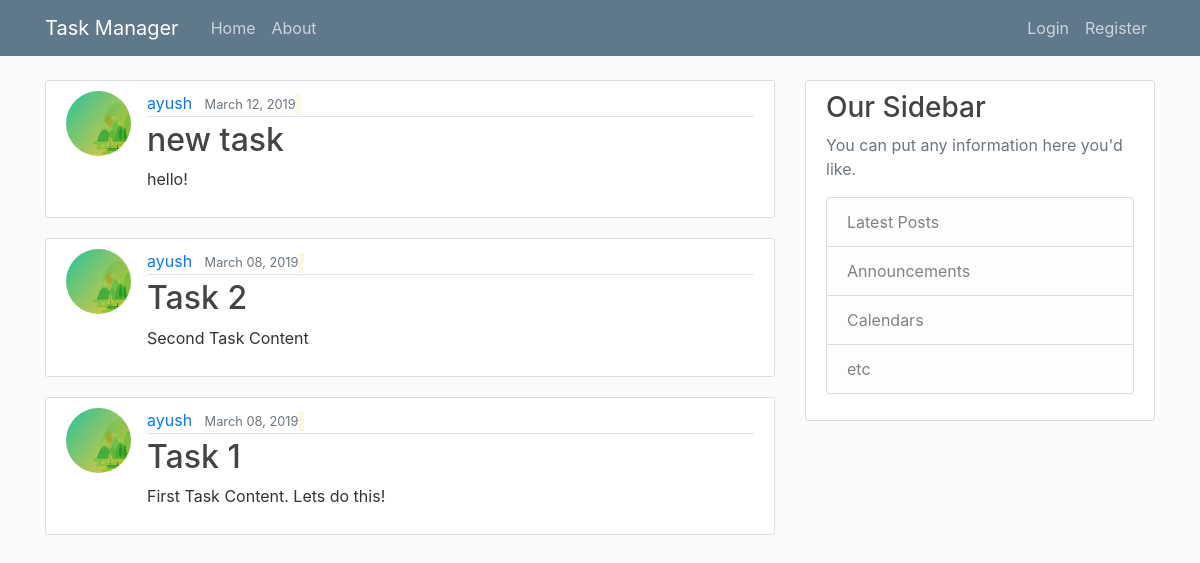
The app's page /, older data.
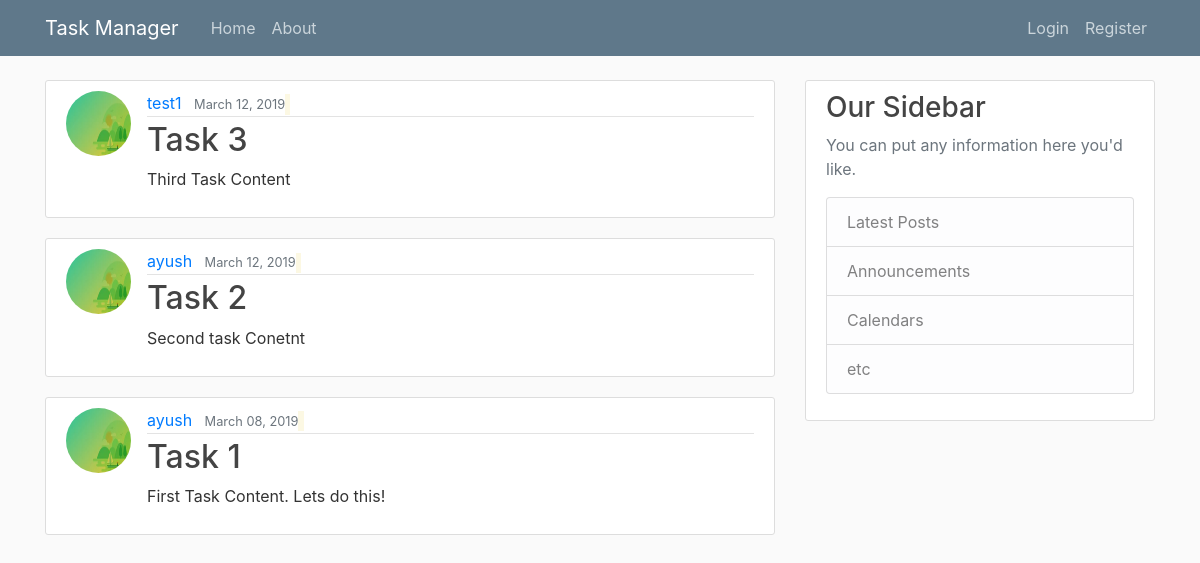
The same page, newer data.
### home/models.py (models this page shows, shortened)
class Task(models.Model):
	title = models.CharField(max_length=100)
	content = models.TextField()
	date_posted = models.DateTimeField(default=timezone.now)
	creator = models.ForeignKey(User, on_delete=models.CASCADE)
	STATUS_CHOICES = (
		('Planned','Planned'),
		('In Progress', 'In Progress'),
		('Done', 'Done'),
	)
	status= models.CharField(max_length=100, choices=STATUS_CHOICES, default='Planned')

### users/models.py (models this page shows, shortened)
class Profile(models.Model):
	user = models.OneToOneField(User, on_delete=models.CASCADE)
	image = models.ImageField(default='default.jpeg', upload_to='profile_pics')

### home/views.py (the view)
# urls.py: path('', TaskListView.as_view(), name =  'app-home'),
class TaskListView(ListView):
	model = Task
	template_name = 'home/home.html'
	context_object_name = 'tasks'
	ordering = ['-date_posted']

### home/templates/home/home.html
{% extends "home/base.html" %}
{% block content%}
	{% for task in tasks  %}
		<article class="media content-section">
			<img class="rounded-circle article-img" src="{{ task.creator.profile.image.url }}">
			 <div class="media-body">
			   <div class="article-metadata">
			     <a class="mr-2" href="#">{{ task.creator }}</a>
			     <small class="text-muted">{{ task.date_posted|date:"F d, Y"}}</small>
			     <small><mark>{{ object.status }}</mark></small>
			   </div>
			   <h2><a class="article-title" href="{% url 'task-detail' task.id %}">{{ task.title }}</a></h2>
			   <p class="article-content">{{ task.content }}</p>
			 </div>
		</article>
	{% endfor %}
{% endblock content %}

### home/templates/home/base.html (shortened to what this page needs)
{% load static %}
<!DOCTYPE html>
<html>
<head>
    <link rel="stylesheet" href="https://maxcdn.bootstrapcdn.com/bootstrap/4.0.0/css/bootstrap.min.css">
    <link rel="stylesheet" type="text/css" href="{% static 'home/main.css' %}">
</head>
<body>
	<header class="site-header">
	  <nav class="navbar navbar-expand-md navbar-dark bg-steel fixed-top">
	    <div class="container">
	      <a class="navbar-brand mr-4" href="{% url 'app-home' %}">Task Manager</a>
	      <div class="collapse navbar-collapse" id="navbarToggle">
	        <div class="navbar-nav mr-auto">
	          <a class="nav-item nav-link" href="{% url 'app-home' %}">Home</a>
	          <a class="nav-item nav-link" href="{% url 'app-about' %}">About</a>
	        </div>
	        <div class="navbar-nav">
	        	{% if user.is_authenticated %}
	        		<a class="nav-item nav-link" href="{% url 'task-create' %}">New Task</a>
	        		<a class="nav-item nav-link" href="{% url 'profile' %}">Profile</a>
	        		<a class="nav-item nav-link" href="{% url 'logout' %}">Logout</a>
	        	{% else %}
	        		<a class="nav-item nav-link" href="{% url 'login' %}">Login</a>
	          		<a class="nav-item nav-link" href="{% url 'register' %}">Register</a>
	        	{% endif %}
	        </div>
	      </div>
	    </div>
	  </nav>
	</header>
	<main role="main" class="container">
	  <div class="row">
	    <div class="col-md-8">
	      {% block content %}{% endblock %}
	    </div>
	    <div class="col-md-4">
	      <div class="content-section">
	        <h3>Our Sidebar</h3>
	        <p class='text-muted'>You can put any information here you'd like.
	          <ul class="list-group">
	            <li class="list-group-item list-group-item-light">Latest Posts</li>
	            <li class="list-group-item list-group-item-light">Announcements</li>
	            <li class="list-group-item list-group-item-light">Calendars</li>
	            <li class="list-group-item list-group-item-light">etc</li>
	          </ul>
	        </p>
	      </div>
	    </div>
	  </div>
	</main>
</body>
</html>

### home/static/home/main.css (style rules this page uses)
body { background: #fafafa; color: #333333; margin-top: 5rem; }
h1, h2, h3, h4, h5, h6 { color: #444444; }
ul { margin: 0; }
.bg-steel { background-color: #5f788a; }
.site-header .navbar-nav .nav-link { color: #cbd5db; }
.content-section { background: #ffffff; padding: 10px 20px; border: 1px solid #dddddd; border-radius: 3px; margin-bottom: 20px; }
.article-title { color: #444444; }
.article-content { white-space: pre-line; }
.article-img { height: 65px; width: 65px; margin-right: 16px; }
.article-metadata { padding-bottom: 1px; margin-bottom: 4px; border-bottom: 1px solid #e3e3e3 }

Row changes from the older to the newer data that the page shows:
removed Task: creator.profile.image (picture), creator "ayush", date_posted "March 12, 2019", title "new task", content "hello!"
removed Task: creator.profile.image (picture), creator "ayush", date_posted "March 08, 2019", title "Task 2", content "Second Task Content"
added Task: creator.profile.image (placeholder picture), creator "test1", date_posted "March 12, 2019", title "Task 3", content "Third Task Content"
added Task: creator.profile.image (picture), creator "ayush", date_posted "March 12, 2019", title "Task 2", content "Second task Conetnt"
